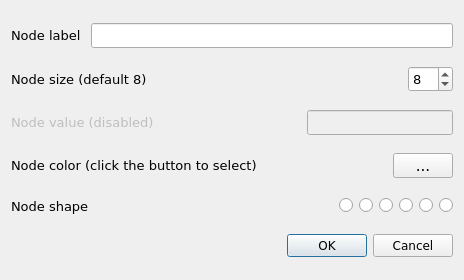
<?xml version="1.0" encoding="UTF-8"?>
<ui version="4.0">
 <class>NodeEditDialog</class>
 <widget class="QDialog" name="NodeEditDialog">
  <property name="geometry">
   <rect>
    <x>0</x>
    <y>0</y>
    <width>464</width>
    <height>280</height>
   </rect>
  </property>
  <property name="minimumSize">
   <size>
    <width>450</width>
    <height>280</height>
   </size>
  </property>
  <property name="maximumSize">
   <size>
    <width>500</width>
    <height>300</height>
   </size>
  </property>
  <property name="font">
   <font>
    <family>DejaVu Sans</family>
    <pointsize>11</pointsize>
   </font>
  </property>
  <property name="windowTitle">
   <string>Node Properties</string>
  </property>
  <layout class="QGridLayout" name="gridLayout">
   <item row="0" column="0">
    <layout class="QHBoxLayout" name="horizontalLayout">
     <item>
      <widget class="QLabel" name="label">
       <property name="font">
        <font>
         <family>Sans Serif</family>
         <pointsize>10</pointsize>
        </font>
       </property>
       <property name="text">
        <string>Node label </string>
       </property>
      </widget>
     </item>
     <item>
      <widget class="QLineEdit" name="labelEdit">
       <property name="font">
        <font>
         <family>Sans Serif</family>
         <pointsize>10</pointsize>
        </font>
       </property>
      </widget>
     </item>
    </layout>
   </item>
   <item row="1" column="0">
    <layout class="QHBoxLayout" name="horizontalLayout_2">
     <item>
      <widget class="QLabel" name="label_2">
       <property name="font">
        <font>
         <family>Sans Serif</family>
         <pointsize>10</pointsize>
        </font>
       </property>
       <property name="text">
        <string>Node size (default 8)</string>
       </property>
      </widget>
     </item>
     <item>
      <spacer name="horizontalSpacer">
       <property name="font">
        <font>
         <family>DejaVu Sans</family>
         <pointsize>11</pointsize>
        </font>
       </property>
       <property name="orientation">
        <enum>Qt::Horizontal</enum>
       </property>
       <property name="sizeHint" stdset="0">
        <size>
         <width>40</width>
         <height>20</height>
        </size>
       </property>
      </spacer>
     </item>
     <item>
      <widget class="QSpinBox" name="sizeSpin">
       <property name="font">
        <font>
         <family>Sans Serif</family>
         <pointsize>10</pointsize>
        </font>
       </property>
       <property name="value">
        <number>8</number>
       </property>
      </widget>
     </item>
    </layout>
   </item>
   <item row="2" column="0">
    <layout class="QHBoxLayout" name="horizontalLayout_3">
     <item>
      <widget class="QLabel" name="label_3">
       <property name="enabled">
        <bool>false</bool>
       </property>
       <property name="font">
        <font>
         <family>Sans Serif</family>
         <pointsize>10</pointsize>
        </font>
       </property>
       <property name="text">
        <string>Node value (disabled)</string>
       </property>
      </widget>
     </item>
     <item>
      <spacer name="horizontalSpacer_2">
       <property name="font">
        <font>
         <family>DejaVu Sans</family>
         <pointsize>11</pointsize>
        </font>
       </property>
       <property name="orientation">
        <enum>Qt::Horizontal</enum>
       </property>
       <property name="sizeHint" stdset="0">
        <size>
         <width>40</width>
         <height>20</height>
        </size>
       </property>
      </spacer>
     </item>
     <item>
      <widget class="QLineEdit" name="valueEdit">
       <property name="enabled">
        <bool>false</bool>
       </property>
       <property name="font">
        <font>
         <family>Sans Serif</family>
         <pointsize>10</pointsize>
        </font>
       </property>
      </widget>
     </item>
    </layout>
   </item>
   <item row="3" column="0">
    <layout class="QHBoxLayout" name="horizontalLayout_4">
     <item>
      <widget class="QLabel" name="label_4">
       <property name="font">
        <font>
         <family>Sans Serif</family>
         <pointsize>10</pointsize>
        </font>
       </property>
       <property name="text">
        <string>Node color (click the button to select)</string>
       </property>
      </widget>
     </item>
     <item>
      <spacer name="horizontalSpacer_3">
       <property name="font">
        <font>
         <family>DejaVu Sans</family>
         <pointsize>11</pointsize>
        </font>
       </property>
       <property name="orientation">
        <enum>Qt::Horizontal</enum>
       </property>
       <property name="sizeHint" stdset="0">
        <size>
         <width>40</width>
         <height>20</height>
        </size>
       </property>
      </spacer>
     </item>
     <item>
      <widget class="QToolButton" name="colorButton">
       <property name="minimumSize">
        <size>
         <width>60</width>
         <height>25</height>
        </size>
       </property>
       <property name="font">
        <font>
         <family>DejaVu Sans</family>
         <pointsize>11</pointsize>
        </font>
       </property>
       <property name="text">
        <string>...</string>
       </property>
       <property name="iconSize">
        <size>
         <width>60</width>
         <height>20</height>
        </size>
       </property>
      </widget>
     </item>
    </layout>
   </item>
   <item row="4" column="0">
    <layout class="QHBoxLayout" name="horizontalLayout_5">
     <item>
      <widget class="QLabel" name="label_5">
       <property name="font">
        <font>
         <family>Sans Serif</family>
         <pointsize>10</pointsize>
        </font>
       </property>
       <property name="text">
        <string>Node shape</string>
       </property>
      </widget>
     </item>
     <item>
      <spacer name="horizontalSpacer_4">
       <property name="font">
        <font>
         <family>DejaVu Sans</family>
         <pointsize>11</pointsize>
        </font>
       </property>
       <property name="orientation">
        <enum>Qt::Horizontal</enum>
       </property>
       <property name="sizeHint" stdset="0">
        <size>
         <width>40</width>
         <height>20</height>
        </size>
       </property>
      </spacer>
     </item>
     <item>
      <widget class="QRadioButton" name="boxRadio">
       <property name="font">
        <font>
         <family>DejaVu Sans</family>
         <pointsize>11</pointsize>
        </font>
       </property>
       <property name="text">
        <string/>
       </property>
       <property name="icon">
        <iconset resource="../src.qrc">
         <normaloff>:/images/box.png</normaloff>:/images/box.png</iconset>
       </property>
      </widget>
     </item>
     <item>
      <widget class="QRadioButton" name="circleRadio">
       <property name="font">
        <font>
         <family>DejaVu Sans</family>
         <pointsize>11</pointsize>
        </font>
       </property>
       <property name="text">
        <string/>
       </property>
       <property name="icon">
        <iconset resource="../src.qrc">
         <normaloff>:/images/circle.png</normaloff>:/images/circle.png</iconset>
       </property>
      </widget>
     </item>
     <item>
      <widget class="QRadioButton" name="diamondRadio">
       <property name="font">
        <font>
         <family>DejaVu Sans</family>
         <pointsize>11</pointsize>
        </font>
       </property>
       <property name="text">
        <string/>
       </property>
       <property name="icon">
        <iconset resource="../src.qrc">
         <normaloff>:/images/diamond.png</normaloff>:/images/diamond.png</iconset>
       </property>
      </widget>
     </item>
     <item>
      <widget class="QRadioButton" name="ellipseRadio">
       <property name="font">
        <font>
         <family>DejaVu Sans</family>
         <pointsize>11</pointsize>
        </font>
       </property>
       <property name="text">
        <string/>
       </property>
       <property name="icon">
        <iconset resource="../src.qrc">
         <normaloff>:/images/ellipse.png</normaloff>:/images/ellipse.png</iconset>
       </property>
      </widget>
     </item>
     <item>
      <widget class="QRadioButton" name="triangleRadio">
       <property name="font">
        <font>
         <family>DejaVu Sans</family>
         <pointsize>11</pointsize>
        </font>
       </property>
       <property name="text">
        <string/>
       </property>
       <property name="icon">
        <iconset resource="../src.qrc">
         <normaloff>:/images/triangle.png</normaloff>:/images/triangle.png</iconset>
       </property>
      </widget>
     </item>
     <item>
      <widget class="QRadioButton" name="starRadio">
       <property name="font">
        <font>
         <family>DejaVu Sans</family>
         <pointsize>11</pointsize>
        </font>
       </property>
       <property name="toolTip">
        <string>&lt;html&gt;&lt;head/&gt;&lt;body&gt;&lt;p&gt;&lt;span style=&quot; font-weight:600;&quot;&gt;Node shape: Triangle&lt;/span&gt;&lt;/p&gt;&lt;p&gt;Change all node shapes to &amp;quot;triangle&amp;quot;.&lt;/p&gt;&lt;p&gt;This will apply to all existing nodes immediately.&lt;/p&gt;&lt;p&gt;Once you press OK, the &amp;quot;triangle&amp;quot; shape will be saved and it will be used in all future SocNetV sessions to create new nodes (except when loading network files which declare specific shapes for nodes).&lt;/p&gt;&lt;/body&gt;&lt;/html&gt;</string>
       </property>
       <property name="text">
        <string/>
       </property>
       <property name="icon">
        <iconset resource="../src.qrc">
         <normaloff>:/images/star.png</normaloff>:/images/star.png</iconset>
       </property>
      </widget>
     </item>
    </layout>
   </item>
   <item row="5" column="0">
    <widget class="QDialogButtonBox" name="buttonBox">
     <property name="font">
      <font>
       <family>Sans Serif</family>
       <pointsize>9</pointsize>
      </font>
     </property>
     <property name="orientation">
      <enum>Qt::Horizontal</enum>
     </property>
     <property name="standardButtons">
      <set>QDialogButtonBox::Cancel|QDialogButtonBox::Ok</set>
     </property>
    </widget>
   </item>
  </layout>
 </widget>
 <resources>
  <include location="../src.qrc"/>
 </resources>
 <connections>
  <connection>
   <sender>buttonBox</sender>
   <signal>accepted()</signal>
   <receiver>NodeEditDialog</receiver>
   <slot>accept()</slot>
   <hints>
    <hint type="sourcelabel">
     <x>233</x>
     <y>316</y>
    </hint>
    <hint type="destinationlabel">
     <x>157</x>
     <y>274</y>
    </hint>
   </hints>
  </connection>
  <connection>
   <sender>buttonBox</sender>
   <signal>rejected()</signal>
   <receiver>NodeEditDialog</receiver>
   <slot>reject()</slot>
   <hints>
    <hint type="sourcelabel">
     <x>301</x>
     <y>322</y>
    </hint>
    <hint type="destinationlabel">
     <x>286</x>
     <y>274</y>
    </hint>
   </hints>
  </connection>
 </connections>
</ui>
